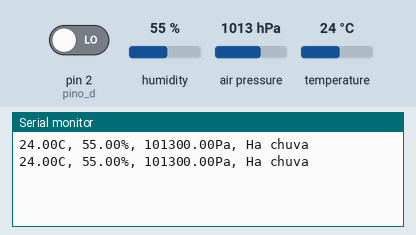
Recording of a sketch running on a simulated Arduino Uno, built with avr-gcc and run on an emulated ATmega328P. On the bench: the last lines printed to the serial monitor. The test bench sets the inputs (shaded band); at power-on: pin 2 (pino_d) LOW, humidity 55 %, air pressure 1013 hPa, temperature 24 °C.

Above: at 5.8 s.
5.9 s: pin 2 (pino_d) driven HIGH
At 10.8 s:
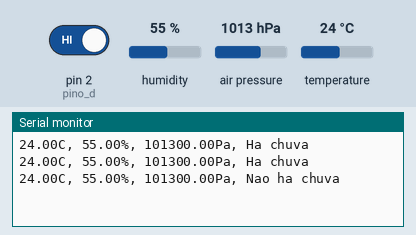
16.5 s: humidity set to 22 %
At 21.4 s:
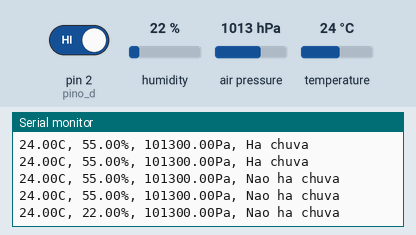
22.5 s: air pressure set to 952 hPa
At 26.1 s:
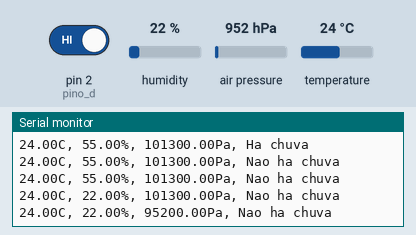
28.5 s: temperature set to 12 °C
At 30.9 s:
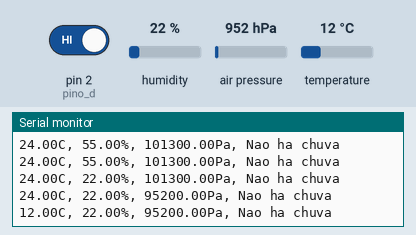
34.5 s: air pressure set to 975 hPa
At 35.6 s:
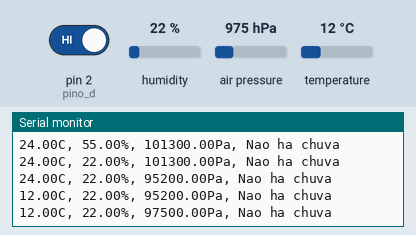
40.5 s: pin 2 (pino_d) driven LOW
At 46.2 s:
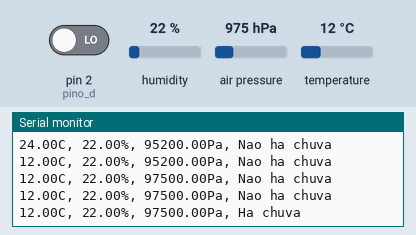
Timing chart, 0 to 47.5 s (numbered marks = the images above; inputs shaded):
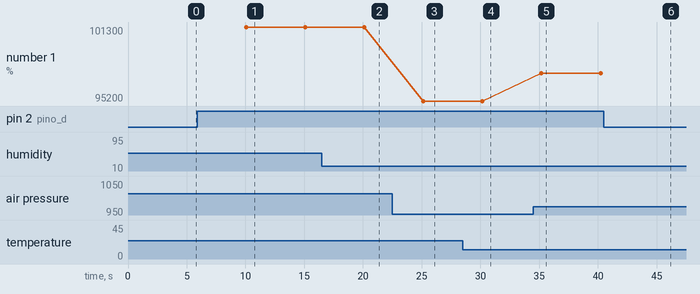

Measured:
- after the input at 5.9 s, the serial monitor: prints a new line after 4.2 s (image 1)
- after the input at 16.5 s, the serial monitor: prints a new line after 3.6 s (image 2)
- after the input at 22.5 s, the serial monitor: prints a new line after 2.6 s (image 3)
- after the input at 28.5 s, the serial monitor: prints a new line after 1.7 s (image 4)
- after the input at 34.5 s, the serial monitor: prints a new line after 0.70 s (image 5)
- after the input at 40.5 s, the serial monitor: prints a new line after 4.7 s (image 6)
- plotted number 1: 101300 → 95200 after the input at 22.5 s, 95200 → 97500 after the input at 34.5 s

The sketch:

APS_ARDUINO.ino
```cpp
//conf bpm
#include <Wire.h>
#include <Adafruit_BMP085.h>

//conf dht
#include <DHT.h>
#define DHTPIN A0
#define DHTTYPE DHT11
DHT dht(DHTPIN, DHTTYPE);

//conf chuva
int pino_d = 2;
int val_d = 0;

Adafruit_BMP085 bmp180;
void setup()
{
  pinMode(pino_d, INPUT);
  Serial.begin(9600);
  dht.begin();
  bmp180.begin();
}

void loop()
{
  float h = dht.readHumidity();
  float t = dht.readTemperature();
  val_d = digitalRead(pino_d);
  float p = bmp180.readPressure();

  if(isnan(h)||isnan(t)||isnan(p))
  {
    Serial.print("Falha na leitura dos sensores ");
  }
  else
  {
  Serial.print(t);
  Serial.print("C, ");
  Serial.print(h);
  Serial.print("%, ");
  Serial.print(p);
  Serial.print("Pa, ");

  }
  if(val_d==1)
  {
    Serial.println("Nao ha chuva ");
  }
  else if(val_d==0)
  {
    Serial.println("Ha chuva ");
  }
  delay(5000);
}
```
